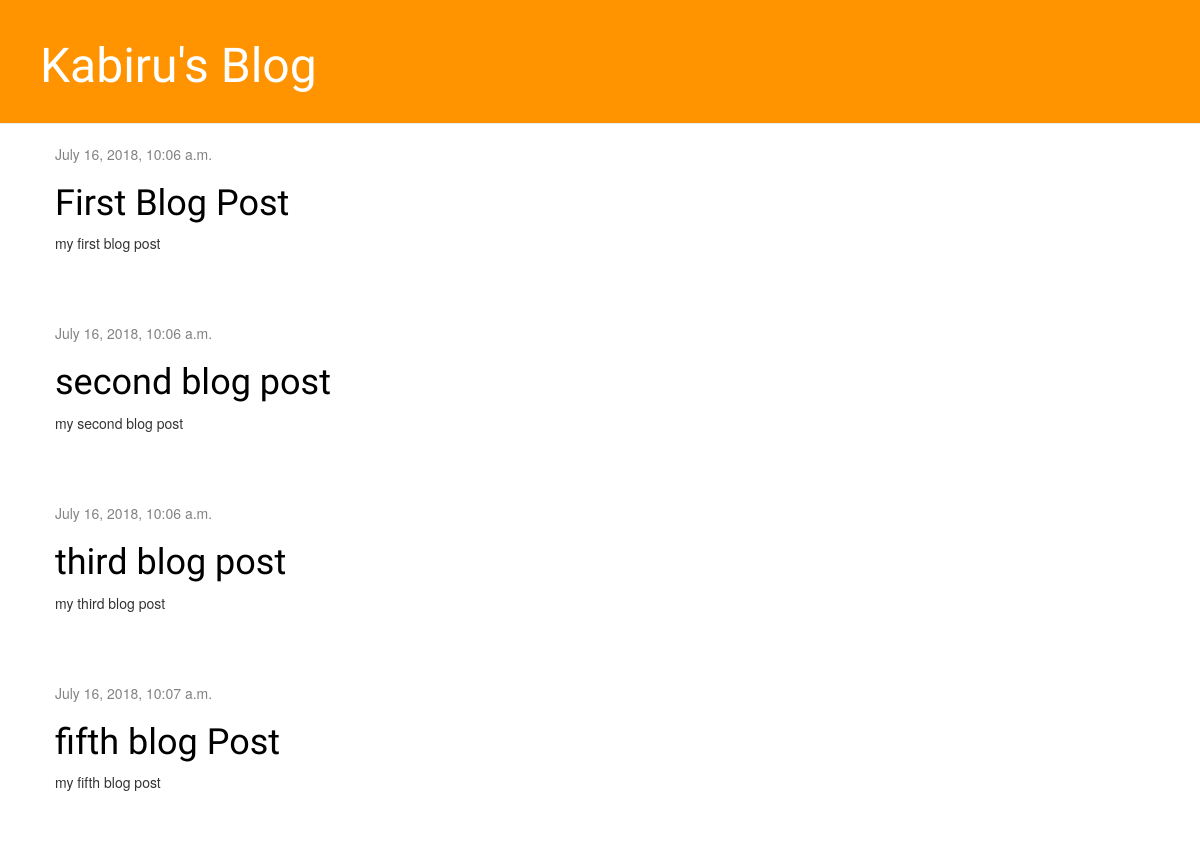
The app's page /, older data.
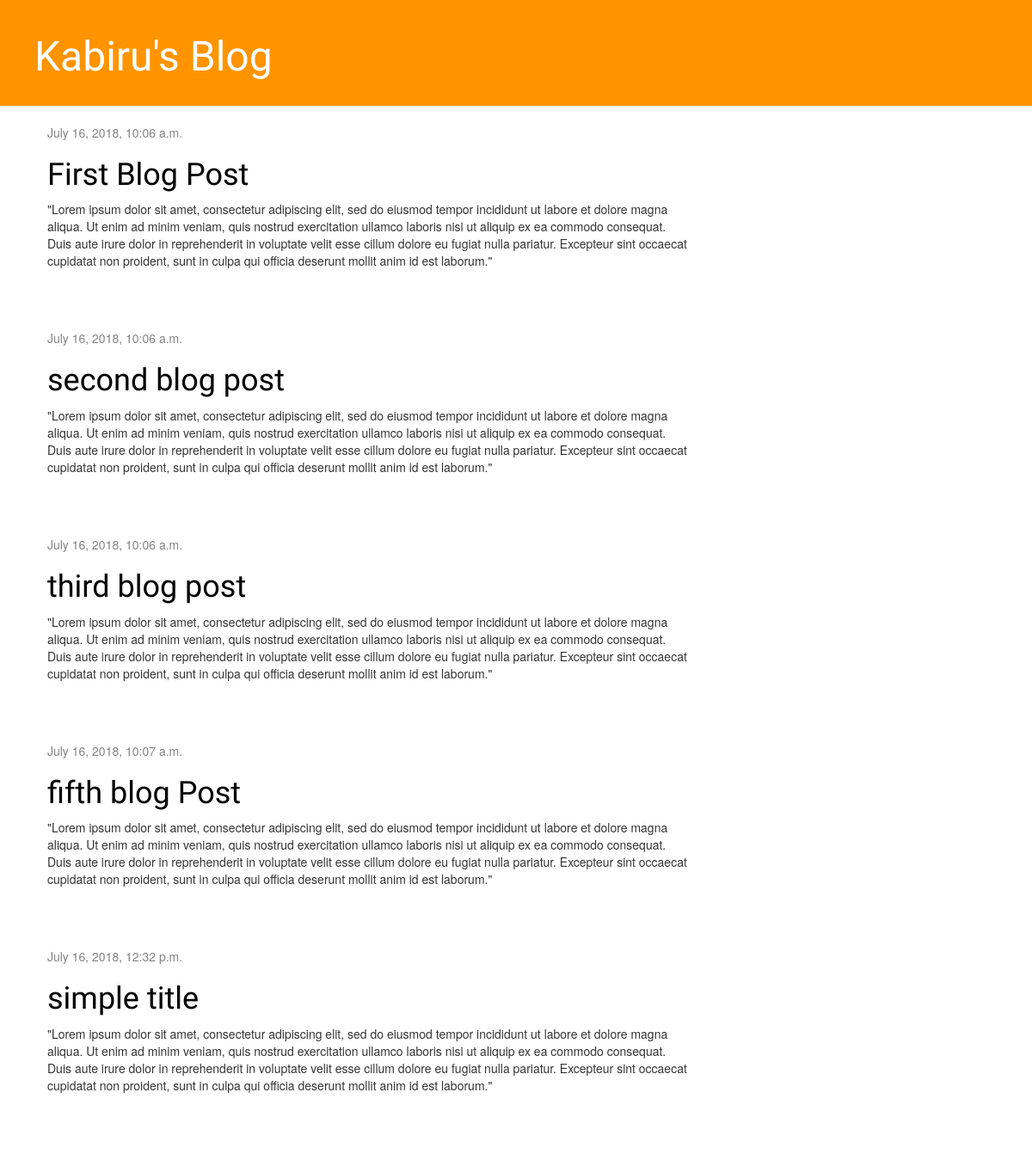
The same page, newer data.
### blog/models.py (models this page shows, shortened)
class Post(models.Model):
    author = models.ForeignKey('auth.user', on_delete=models.CASCADE)
    title = models.CharField(max_length=200)
    text = models.TextField()
    created_date = models.DateTimeField(default=timezone.now)
    published_date = models.DateTimeField(blank=True, null=True)

### blog/views.py (the view)
# urls.py: url(r'^$', views.post_list,	name='post_list'),
def post_list(request):
    posts	=	Post.objects.filter(published_date__lte=timezone.now()).order_by('published_date')
    return render(request, 'blog/post_list.html', {'posts': posts})

### blog/templates/blog/post_list.html
{% extends 'blog/base.html' %} {% block content %} {% for post in posts %}
<div class="post">
    <div class="date">
        {{ post.published_date }}
    </div>
    <h1><a href="{%	url	'post_detail'	pk=post.pk	%}">{{	post.title	}}</a></h1>
    <p>{{ post.text|linebreaksbr }}</p>
</div>
{% endfor %} {% endblock %}

### blog/templates/blog/base.html (shortened to what this page needs)
{% load staticfiles %}
<html>
<head>
    <link rel="stylesheet" href="//maxcdn.bootstrapcdn.com/bootstrap/3.2.0/css/bootstrap.min.css">
    <link rel="stylesheet" href="//maxcdn.bootstrapcdn.com/bootstrap/3.2.0/css/bootstrap-theme.min.css">
    <link rel="stylesheet" href="{%	static 'css/blog.css' %}">
</head>
<body>
    <div class="page-header">
        <h1><a href="/">Kabiru's Blog</a></h1>
    </div>
    <div class="content	container">
        <div class="row">
            <div class="col-md-8">
                {% block content %} {% endblock %}
            </div>
        </div>
    </div>
</body>
</html>

### blog/static/css/blog.css (style rules this page uses)
.page-header { background-color: #ff9400; margin-top: 0; padding: 20px 20px 20px 40px; }
.page-header h1, .page-header h1 a, .page-header h1 a:visited, .page-header h1 a:active { color: #ffffff; font-size: 36pt; text-decoration: none; }
.content { margin-left: 40px; }
h1, h2, h3, h4 { font-family: 'Lobster', cursive; }
.date { color: #828282; }
.post { margin-bottom: 70px; }
.post h1 a, .post h1 a:visited { color: #000000; }

Row changes from the older to the newer data that the page shows:
changed Post "First Blog Post": text "my first blog post" → "\"Lorem ipsum dolor sit amet, consectetur adipiscing elit, sed do eiusmod tempor incididunt ut labore et dolore magna aliqua. Ut enim ad minim veniam, quis nostrud exercitation ullamco laboris nisi ut aliquip ex ea commodo consequat. Duis aute irure dolor in reprehenderit in voluptate velit esse cillum dolore eu fugiat nulla pariatur. Excepteur sint occaecat cupidatat non proident, sunt in culpa qui officia deserunt mollit anim id est laborum.\""
changed Post "second blog post": text "my second blog post" → "\"Lorem ipsum dolor sit amet, consectetur adipiscing elit, sed do eiusmod tempor incididunt ut labore et dolore magna aliqua. Ut enim ad minim veniam, quis nostrud exercitation ullamco laboris nisi ut aliquip ex ea commodo consequat. Duis aute irure dolor in reprehenderit in voluptate velit esse cillum dolore eu fugiat nulla pariatur. Excepteur sint occaecat cupidatat non proident, sunt in culpa qui officia deserunt mollit anim id est laborum.\""
changed Post "third blog post": text "my third blog post" → "\"Lorem ipsum dolor sit amet, consectetur adipiscing elit, sed do eiusmod tempor incididunt ut labore et dolore magna aliqua. Ut enim ad minim veniam, quis nostrud exercitation ullamco laboris nisi ut aliquip ex ea commodo consequat. Duis aute irure dolor in reprehenderit in voluptate velit esse cillum dolore eu fugiat nulla pariatur. Excepteur sint occaecat cupidatat non proident, sunt in culpa qui officia deserunt mollit anim id est laborum.\""
changed Post "fifth blog Post": text "my fifth blog post" → "\"Lorem ipsum dolor sit amet, consectetur adipiscing elit, sed do eiusmod tempor incididunt ut labore et dolore magna aliqua. Ut enim ad minim veniam, quis nostrud exercitation ullamco laboris nisi ut aliquip ex ea commodo consequat. Duis aute irure dolor in reprehenderit in voluptate velit esse cillum dolore eu fugiat nulla pariatur. Excepteur sint occaecat cupidatat non proident, sunt in culpa qui officia deserunt mollit anim id est laborum.\""
added Post: published_date "July 16, 2018, 12:32 p.m.", title "simple title", text "\"Lorem ipsum dolor sit amet, consectetur adipiscing elit, sed do eiusmod tempor incididunt ut labore et dolore magna aliqua. Ut enim ad minim veniam, quis nostrud exercitation ullamco laboris nisi ut aliquip ex ea commodo consequat. Duis aute irure dolor in reprehenderit in voluptate velit esse cillum dolore eu fugiat nulla pariatur. Excepteur sint occaecat cupidatat non proident, sunt in culpa qui officia deserunt mollit anim id est laborum.\""
